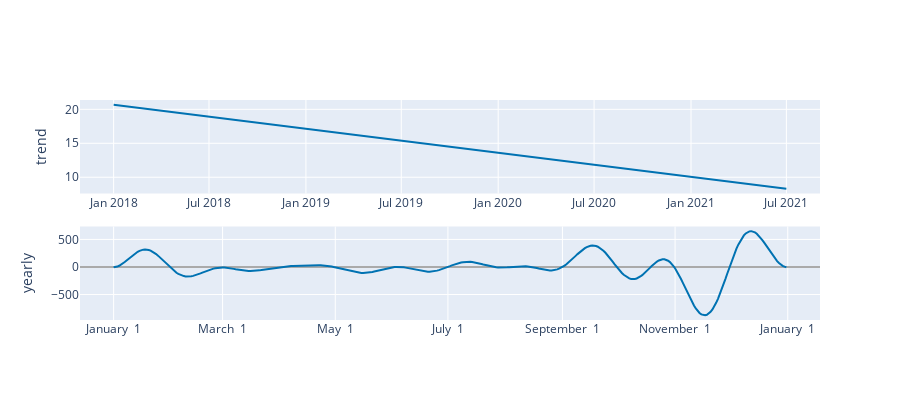

Notebook source saved alongside this figure:
### Code cell
plot_components_plotly(m, forecast)

### Figure 1 — Plotly figure (JSON) as saved in the notebook; plotly's stock layout.template omitted (floating-point values rounded to 4 significant figures; data arrays with more than 128 entries replaced by an {"elided": "..."} marker saying what was removed)
{"data": [{"line": {"color": "#0072B2", "width": 2}, "mode": "lines", "name": "trend", "type": "scatter", "x": {"elided": "396 str values"}, "xaxis": "x", "y": {"elided": "396 float values"}, "yaxis": "y"}, {"line": {"color": "rgba(0, 114, 178, 0.2)", "width": 0}, "mode": "lines", "name": "trend_upper", "type": "scatter", "x": {"elided": "396 str values"}, "xaxis": "x", "y": {"elided": "396 float values"}, "yaxis": "y"}, {"fill": "tonexty", "fillcolor": "rgba(0, 114, 178, 0.2)", "line": {"color": "rgba(0, 114, 178, 0.2)", "width": 0}, "mode": "lines", "name": "trend_lower", "type": "scatter", "x": {"elided": "396 str values"}, "xaxis": "x", "y": {"elided": "396 float values"}, "yaxis": "y"}, {"line": {"color": "#0072B2", "width": 2}, "mode": "lines", "name": "yearly", "type": "scatter", "x": {"elided": "365 str values"}, "xaxis": "x2", "y": {"elided": "365 float values"}, "yaxis": "y2"}], "layout": {"height": 400, "showlegend": false, "width": 900, "xaxis": {"anchor": "y", "domain": [0, 1], "range": ["2017-10-29T03:36:00", "2021-09-02T20:24:00"], "type": "date"}, "xaxis2": {"anchor": "y2", "domain": [0, 1], "range": ["2016-12-13T18:54:02.958904115", "2018-01-18T11:04:57.863013581"], "tickformat": "%B %e", "type": "date"}, "yaxis": {"anchor": "x", "domain": [0.575, 1], "rangemode": "normal", "title": {"text": "trend"}, "zerolinecolor": "#AAA"}, "yaxis2": {"anchor": "x2", "domain": [0, 0.425], "title": {"text": "yearly"}, "zerolinecolor": "#AAA"}}}
